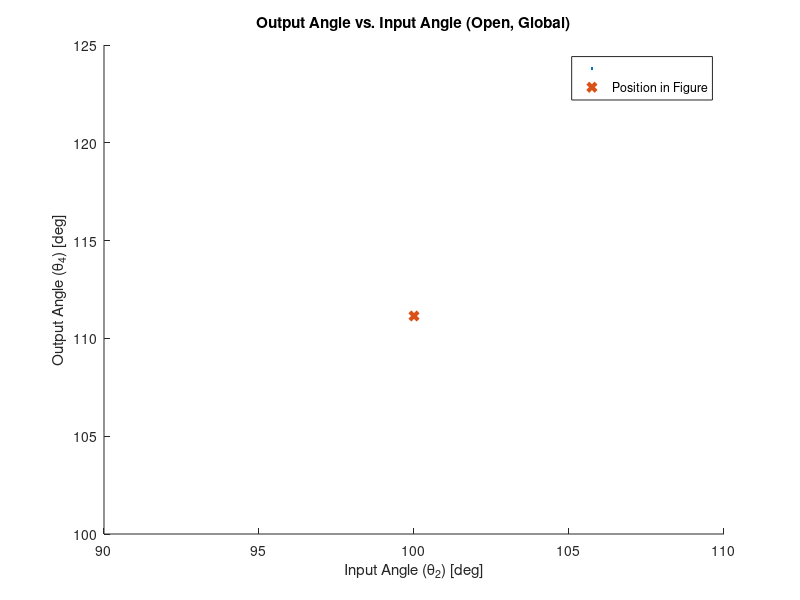
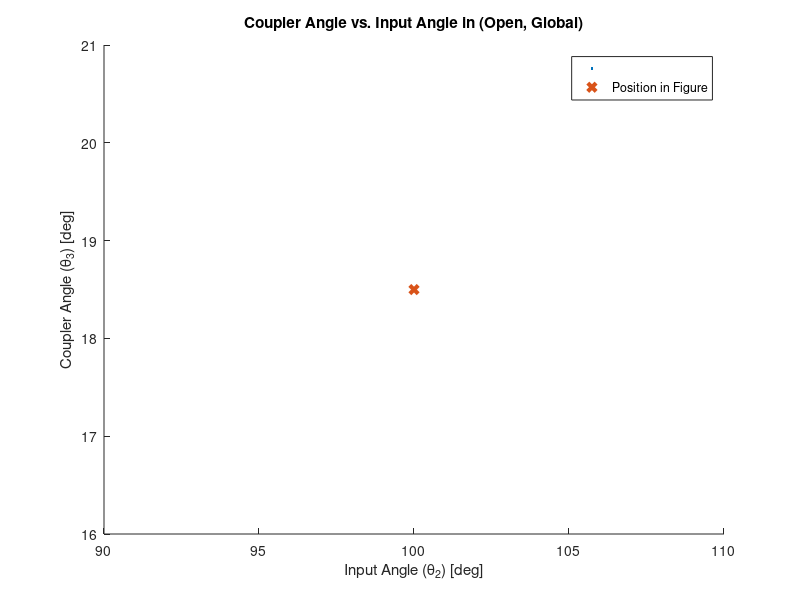
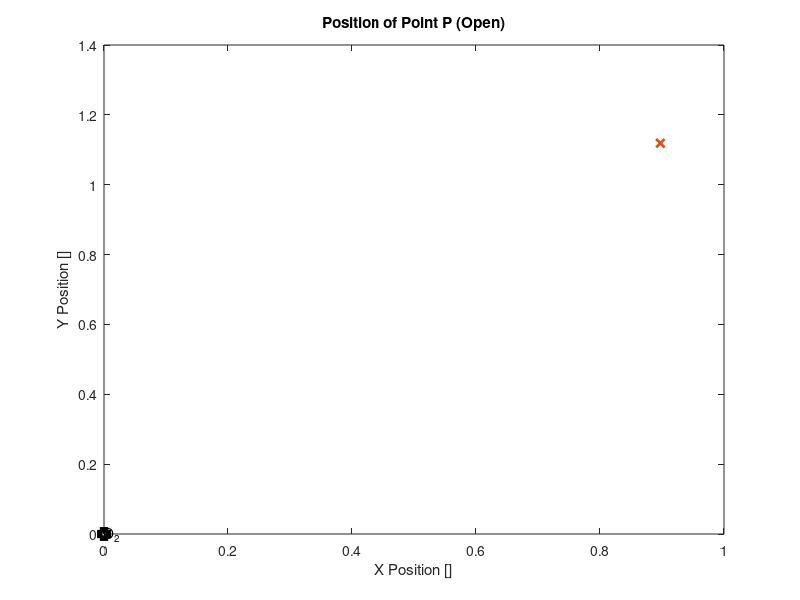
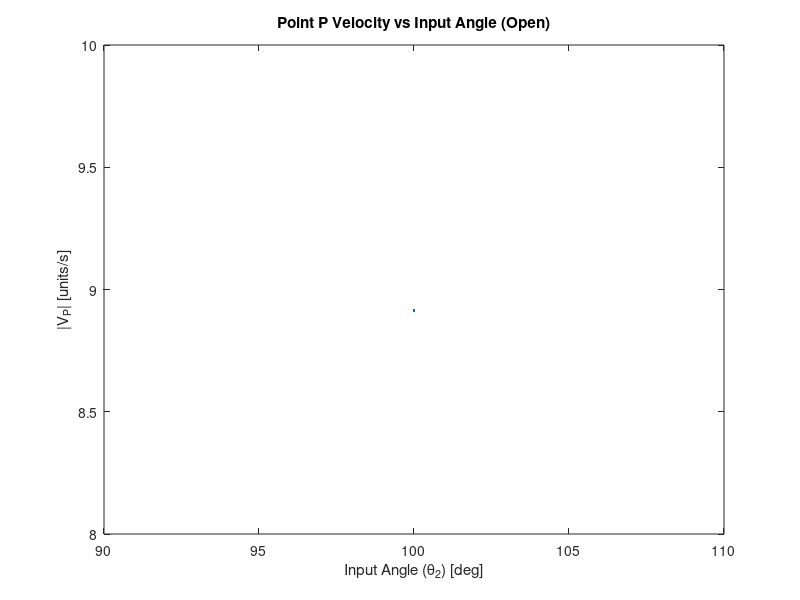

Recreate these plots in MATLAB, in order.
%% ME480 Mechanism Solver
%Author: Michael Pagan
clc, clear, close all

%% 4 Bar Pin Joint Mechanism Parameters
% Link lengths
a = 0.785; %input (crank) length
b = 0.356; %coupler length
c = 0.95; %output length
d = 0.544; %ground length

% transform between local and global coordinates
theta1 = (0); %ccw angle from local +x axis to global X axis
     %local +x points from crank ground to ouput ground (O2 to O4)
     
% point of interest P on linkage
P_link = 'b'; %define which link the point is on: 'a' 'b' or 'c'
p = 1.09; %distance from link pin joint to desired point P (e.g. AP)
delta = 0; %fixed angle between selected link vector and point vector on 
                %link. e.g. angle between AB and AP. cw = negative
                
% position of mechanism shown in figure
theta2_fig_g = 100; %approximate theta 2 for determining configuration of 
                    %figure. Global system. Must be between 0-360 deg.
theta2_fig_l = theta2_fig_g + theta1;                    
theta3_fig_g = 20; %approximate theta 3 for determining configuration of 
                    %figure. Global system. Must be between 0-360 deg.
omega_2 = 100*2*pi/60; %input velocity

%Custom input range for crank in local coordinates
override_togs = 1; %change to 1 to use custom range
custom_input = theta2_fig_l; %specify custom range LOCAL coordinates

%% Crank-Slider Mechanism Parameters
% link lengths
a_cs = c; %crank-slider crank
b_cs = 5.40; %crank-slider coupler
c_cs = 0; %crank-slider offset: normal distance from O2_cs to slider dof

% define crank of crank-slider
fourbarlink_equivalent = 'c';
connection = 'p'; %end point of crank-slider crank link. e.g. if 4bar
                %precedes crank-slider and 4bar output is the cs input,'c'

theta3_cs_fig_g = 315; %approximate theta 3 of crank slider. 
                    %for determining configuration of figure
                    %Global system. Must be between 0-360 deg.
                    
%No edits must be made below this header%    
%%%%%%%%%%%%%%%%%%%%%%%%%%%%%%%%%%%%%%%%%%%%%%%%%%%%%%%%%%%%%%%%%%%%%%%%%%
%   _  _     ____          _____    _____ _____ _   _ 
%  | || |   |  _ \   /\   |  __ \  |  __ \_   _| \ | |
%  | || |_  | |_) | /  \  | |__) | | |__) || | |  \| |
%  |__   _| |  _ < / /\ \ |  _  /  |  ___/ | | | . ` |
%     | |   | |_) / ____ \| | \ \  | |    _| |_| |\  |
%     |_|   |____/_/    \_\_|  \_\ |_|   |_____|_| \_|
%%%%%%%%%%%%%%%%%%%%%%%%%%%%%%%%%%%%%%%%%%%%%%%%%%%%%%%%%%%%%%%%%%%%%%%%%%                                                   
%% Toggle Positions
% Grashof determination
links = [a,b,c,d];
grash = 0; %flag for grashof
if (max(links)+ min(links)) <= sum(links)-(max(links)+ min(links))
    disp('GRASHOF MECHANISM')
    grash = 1;
else
    disp('NON-GRASHOF MECHANISM')
end

% Determine toggle points
%Flags for number of toggles
Onetog = 0;
Twotog = 0;
Notog = 0;

% Test for NaN case
tog1_inards = (a^2+d^2-b^2-c^2)/(2*a*d)+b*c/(a*d);
tog2_inards = (a^2+d^2-b^2-c^2)/(2*a*d)-b*c/(a*d);

% Calculate the two toggle positions, in local coordinates
if xor((abs(tog1_inards) > 1), (abs(tog2_inards) > 1))
    %checks that ONLY one of the toggle equations is valid
    Onetog = 1; %flag that we have opposite/equal togs
    disp('EQUAL AND OPPOSITE TOGGLE POSITIONS')
    if abs(tog1_inards) < 1 %plus case is valid
        theta_tog1_l = (acosd(tog1_inards)); %plus
        theta_tog2_l = -theta_tog1_l;

    else %minus case is valid
        theta_tog2_l = (acosd(tog2_inards)); % minus
        theta_tog1_l = -theta_tog2_l;
    end
elseif (abs(tog1_inards) > 1) && (abs(tog2_inards) > 1) 
    %checks that NEITHER toggle equations are valid
    disp('NO TOGGLE POSITIONS')
    Notog = 1;
else %both toggle equations must be valid
    disp('TWO UNIQUE TOGGLE POSITIONS')
    Twotog = 1;
    theta_tog1_l = (acosd(tog1_inards)); % plus
    theta_tog2_l = (acosd(tog2_inards)); % minus
end

%% Create input vector for current configuration
%determine if approximate theta 2 is between cw or ccw range of togs
if not(Notog)
    %create vector with original toggle points
    togs_l = [theta_tog1_l, theta_tog2_l];
    % create vector with positive toggle points
    togs_l_pos = togs_l + 360.*(togs_l < 0);
    % convert to global
    togs_g = togs_l_pos - theta1;
    
    if theta2_fig_l < max(togs_l_pos) && theta2_fig_g > min(togs_l_pos)
        toggle_dir = 1; %in this case the configuration lies in the ccw range
                        %of the toggle positions
    else
        toggle_dir = 0; %else configuration must be in the cw range
    end
end

%case for opposite and equal toggle angles. abs will be 0 to 180 deg
if override_togs > 0
    theta2l = custom_input;
    theta2g = theta2l - theta1;
else
    if Onetog
        % case for opposite and equal toggle angles
        if toggle_dir < 1 %from positive tog through +x axis to negative tog
            theta2l = flip(min(togs_l):0.5:max(togs_l)); %local
            theta2l = theta2l + 360.*(theta2l < 0);
        else % from positive tog through -x axis to negative tog
            theta2l = min(togs_l_pos):0.5:max(togs_l_pos); %local
        end

    elseif Twotog
        %case for two unique toggle points. togs will be [0 , 180] deg local
        % direction irrelevant bc range does not cross x axis
        theta2l = min(togs_l):0.5:max(togs_l); %local

    elseif grash
        %case for no toggle points. Input angle theta 2 can go 360 deg
        theta2l = 0:0.5:360;
        theta2g = theta2l;
    end
end

% convert local input range to global
if not(Notog)
    theta2g = theta2l - theta1;
    theta2g = theta2g + 360.*(theta2g < 0);
end

% Make all negative input angles positive
theta2l = theta2l + 360.*(theta2l < 0);

%% Calculated Parameters
k1 = d/a;
k2 = d/c;
k3 = (a^2-b^2+c^2+d^2)/(2*a*c);
k4 = d/b;
k5 = (c^2-d^2-a^2-b^2)/(2*a*b);

A = cosd(theta2l)-k1-k2*cosd(theta2l)+k3;
B = -2*sind(theta2l);
C = k1-(k2+1)*cosd(theta2l)+k3;
D = cosd(theta2l)-k1+k4*cosd(theta2l)+k5;
E = -2*sind(theta2l);
F = k1 + (k4-1)*cosd(theta2l)+k5;

%% Output Angle Theta 4

%OPEN CONFIGURATION
%calculate the open configuration output angle. "Minus" eq
%find and remove imaginary input arguments
Q_m4 = (-B-sqrt(B.^2-4*A.*C));
Q_m4(imag(Q_m4) ~= 0) = NaN;
%calculate the angle
theta4open_l = (2*atan2d(Q_m4, 2*A)); %local,
%convert to global. We only report output angles in global.
theta4open_g = theta4open_l - theta1;
%find and correct large and/or negative angles
for j = 1:2 %loop through twice for angles < -360
    theta4open_g = theta4open_g + 360.*(theta4open_g < 0);
end

%CLOSED CONFIGURATION
%calculate the closed configuration output angle. "Plus" eq
%find and remove imaginary input arguments
Q_p4 = (-B+sqrt(B.^2-4*A.*C));
Q_p4(imag(Q_p4) ~= 0) = NaN;
%calculate the angle
theta4closed_l = (2*atan2d(Q_p4,2*A));%local,
%convert to global
theta4closed_g = theta4closed_l - theta1;
%find and correct large and/or negative angles
for j = 1:2
    theta4closed_g = theta4closed_g + 360.*(theta4closed_g < 0);
end

%DEPICTED CONFIGURATION
%calculate D,E,F for the current position
A_fig = cosd(theta2_fig_l)-k1-k2*cosd(theta2_fig_l)+k3;
B_fig = -2*sind(theta2_fig_l);
C_fig = k1-(k2+1)*cosd(theta2_fig_l)+k3;
%calculate closed theta 3 for current position
theta4closed_fig_l = (2*atan2d(-B_fig+sqrt(B_fig.^2-4*A_fig.*C_fig),...
                                    2*A_fig)); %local, plus
%convert to global                  
theta4closed_fig_g = theta4closed_fig_l - theta1; 

%calculate open theta 3 for current position
theta4open_fig_l = 2*atan2d(-B_fig-sqrt(B_fig.^2-4*A_fig.*C_fig),...
                                    2*A_fig); %local, minus
%convert to global                    
theta4open_fig_g = theta4open_fig_l - theta1;

%make sure angles are 0-360
for k = 1:2
    theta4open_fig_g = theta4open_fig_g + 360.*(theta4open_fig_g < 0);
    theta4closed_fig_g = theta4closed_fig_g + 360.*(theta4closed_fig_g < 0);
end

%% Coupler Angle Theta 3

%OPEN CONFIGURATION
%calculate the open configuration coupler angle. "Minus case"
%find and remove imaginary input arguments
Q_m3 = (-E-sqrt(E.^2-4*D.*F));
Q_m3(imag(Q_m3) ~= 0) = NaN;
%calculate the angle
theta3open_l = (2*atan2d(Q_m3,2*D));%local, 
%convert to global
theta3open_g = theta3open_l - theta1;
%find and correct negative angles
for j = 1:2
    theta3open_g = theta3open_g + 360.*(theta3open_g < 0);
end

%CLOSED CONFIGURATION
%calculate the closed configuration coupler angle. "Plus case:"
%find and remove imaginary input arguments
Q_p3 = (-E+sqrt(E.^2-4*D.*F));
Q_p3(imag(Q_p3) ~= 0) = NaN;
%calculate the angle
theta3closed_l = (2*atan2d(Q_p3, 2*D)); %local, plus
%convert to global
theta3closed_g = theta3closed_l - theta1; %
for j = 1:2
    theta3closed_g = theta3closed_g + 360.*(theta3closed_g < 0);
end

%DEPICTED CONFIGURATION
%calculate current coupler angle in given figure based on estimated theta2
%calculate D,E,F for the current position
D_fig = cosd(theta2_fig_l)-k1+k4*cosd(theta2_fig_l)+k5;
E_fig = -2*sind(theta2_fig_l);
F_fig = k1 + (k4-1)*cosd(theta2_fig_l)+k5;
%calculate closed theta 3 for current position
theta3closed_fig_l = (2*atan2d((-E_fig+sqrt(E_fig.^2-4*D_fig.*F_fig)),...
                      2*D_fig)); %local, plus
%convert to global                  
theta3closed_fig_g = theta3closed_fig_l - theta1; 

%calculate open theta 3 for current position
theta3open_fig_l = (2*atan2d((-E_fig-sqrt(E_fig.^2-4*D_fig.*F_fig)),...
                        2*D_fig));%local, 
%convert to global                    
theta3open_fig_g = theta3open_fig_l - theta1;

%make sure angles are 0-360
for k = 1:2
    theta3open_fig_g = theta3open_fig_g + 360.*(theta3open_fig_g < 0);
    theta3closed_fig_g = theta3closed_fig_g + 360.*(theta3closed_fig_g < 0);
end

%% Determine Configuration of Depiction in Figure
%check if open or closed coupler angle is closer to visually-estimated
    %coupler angle in figure. Comparison of absolute differences
if abs(theta3open_fig_g-theta3_fig_g) > abs(theta3closed_fig_g-theta3_fig_g)
    disp('FIGURE DEPICTS THE CLOSED CONFIGURATION')
    % flags for open/closed
    closed = 1;
    open = 0;
    
    theta3current_fig_g = theta3closed_fig_g;
    theta4current_fig_g = theta4closed_fig_g;
    
    theta3g = theta3closed_g;
    theta4g = theta4closed_g;
else
    disp('FIGURE DEPICTS THE OPEN CONFIGURATION')
    % flags for open/closed
    open = 1;
    closed = 0; 
    
    theta3current_fig_g = theta3open_fig_g;
    theta4current_fig_g = theta4open_fig_g;
    
    theta3g = theta3open_g;
    theta4g = theta4open_g;
end

%ensure the angles are (0-360)
for k = 1:2
    theta3current_fig_g = theta3current_fig_g + 360.*(theta3current_fig_g < 0);
    theta3current_fig_g = theta3current_fig_g - 360.*(theta3current_fig_g > 360);
    theta4current_fig_g = theta4current_fig_g + 360.*(theta4current_fig_g < 0);
    theta4current_fig_g = theta4current_fig_g - 360.*(theta4current_fig_g > 360);
end

%% Print Relevant Values
if length(theta2g) == 1
    fprintf('For Theta2g = %.3f:\nTheta3g = %.3f\n',theta2g, theta3g)
    fprintf('Theta4g = %.3f\n\n', theta4g)
    fprintf('Angles shown in the figure:\nTheta2g_fig = %.3f:\n',...
        theta2_fig_g)
    fprintf('Theta3g_fig = %.3f\nTheta4g_fig = %.3f\n\n', ...
        theta3current_fig_g, theta4current_fig_g)
end

%% Plot Coupler and Output Angles
figure(1)
hold on
plot(theta2g, theta4g,'.')
xlabel('Input Angle (\theta_2) [deg]')
ylabel('Output Angle (\theta_4) [deg]')
plot(theta2_fig_g, theta4current_fig_g, 'x','linewidth',3)
legend( '', 'Position in Figure')
if open
    title('Output Angle vs. Input Angle (Open, Global)')
else
    title('Output Angle vs. Input Angle (Closed, Global)')
end

figure(2)
hold on
plot(theta2g, theta3g, '.');
xlabel('Input Angle (\theta_2) [deg]')
ylabel('Coupler Angle (\theta_3) [deg]')
plot(theta2_fig_g, theta3current_fig_g, 'x','linewidth',3)
legend('','Position in Figure')
if open
    title('Coupler Angle vs. Input Angle in (Open, Global)')
else
    title('Coupler Angle vs. Input Angle in (Closed, Global)')
end

%% Point P on Coupler
%find the vector P in global space. 
if P_link == 'a' %point P is on link a (input). Pinned at O2
    %find angle of  O2P
    thetaP_g = theta2g + delta;
    
    % P-> = AP-> relative to O2
    P = p*cosd(thetaP_g) + 1i*p*sind(thetaP_g);  
    
    %current position of point P
    thetaPcurrent_g = theta2_fig_g + delta;
    P_current = p*cosd(thetaPcurrent_g) + 1i*p*sind(thetaPcurrent_g);  
    
elseif P_link == 'b' %point P is on link b (coupler). Pinned at A
    %find angle of AP
    thetaP_g = theta3g + delta;
    
    %P-> = AB-> + BP-> relative to O2
    P = a*cosd(theta2g) + p*cosd(thetaP_g) + ...
        1i*(a*sind(theta2g) + p*sind(thetaP_g));
    
    %current position of point P
    thetaPcurrent_g = theta3current_fig_g + delta;
    P_current = a*cosd(theta2_fig_g) + p*cosd(thetaPcurrent_g) + ...
        1i*(a*sind(theta2_fig_g) + p*sind(thetaPcurrent_g));
    
elseif P_link == 'c' %point P is on link c (output)
    %find angle O4P
    thetaP_g = theta4g + delta;
                                       
    
    % P-> = O2P-> relative to O4
    P = p*cosd((thetaP_g)) + 1i*p*sind((thetaP_g));

    %current position of point P relative to O4
    thetaPcurrent_g = theta4current_fig_g + delta;
    P_current = p*cosd(thetaPcurrent_g) + 1i*p*sind(thetaPcurrent_g); 
    
else %point P link incorrectly defined
    disp('Incorrect definition of link for point P. Check  var ''P_link''')
end

Px = real(P);
Py = imag(P);
Px_current = real(P_current);
Py_current = imag(P_current);

%% Plot Position on Coupler

figure(4)
daspect([1 1 1]);
plot(Px, Py, '.')
xlabel('X Position []')
ylabel('Y Position []')

if open
    title('Position of Point P (Open)')
else
    title('Position of Point P (Closed)')
end

hold on
%plot current position of P
plot(Px_current, Py_current, 'x','linewidth',2)

%plot and label the origin
plot(0,0,'ks','linewidth', 4)
if P_link == 'b' || P_link == 'a' %O2 is at the origin
    text(.05*range([Px]),0, {'O_2'})
elseif P_link == 'c' %O4 is at origin
    text(.05*range([Px]),0, {'O_4'})
end

%% Velocity Analysis
omega_3 = a*omega_2/b .* (sind(theta4g-theta2g)./sind(theta3g-...
    theta4g));
omega_4 = a*omega_2/c .* (sind(-theta3g+theta2g)./sind(theta4g-...
    theta3g));

% filter out very high velocities
omega_3(abs(theta3g-theta4g) < 0.1) = NaN;
omega_4(abs(theta3g-theta4g) < 0.1) = NaN;

% velocity of A (crank end), is tangential to crank arc
VA_g = a*omega_2*(-sind(theta2g)+1i*cosd(theta2g));

% velocity of B relative to A
VBA_g = b*omega_3 .*(-sind(theta3g)+1i*cosd(theta3g));

% velocity of B, is tangential to output arc
VB_g = c*omega_4 .*(-sind(theta4g)+1i.*cosd(theta4g));

% velocity of P relative to A
VPA_g = p*omega_3 .* -sind(theta3g + delta) + 1i*p.*omega_3 ...
    .* cosd(theta3g+delta);
% velocity of P
VP_g = VA_g + VPA_g;

% velocity magnitudes
VA_mag = abs(VA_g);
VB_mag = abs(VB_g);
VP_mag = abs(VP_g);

%% Plot velocity
figure(5)
plot(theta2g, VP_mag, '.');
xlabel('Input Angle (\theta_2) [deg]')
ylabel('|V_P| [units/s]')

if open
    title('Point P Velocity vs Input Angle (Open)')
else
    title('Point P Velocity vs Input Angle (Closed)')
end

return
%%%%%%%%%%%%%%%%%%%%%%%%%%%%%%%%%%%%%%%%%%%%%%%%%%%%%%%%%%%%%%%%%%%%%%%%%%
%    _____ _____            _   _ _  __ _____ _      _____ _____  ______ 
%   / ____|  __ \     /\   | \ | | |/ // ____| |    |_   _|  __ \|  ____|
%  | |    | |__) |   /  \  |  \| | ' /| (___ | |      | | | |  | | |__   
%  | |    |  _  /   / /\ \ | . ` |  <  \___ \| |      | | | |  | |  __|  
%  | |____| | \ \  / ____ \| |\  | . \ ____) | |____ _| |_| |__| | |____ 
%   \_____|_|  \_\/_/    \_\_| \_|_|\_\_____/|______|_____|_____/|______|
%%%%%%%%%%%%%%%%%%%%%%%%%%%%%%%%%%%%%%%%%%%%%%%%%%%%%%%%%%%%%%%%%%%%%%%%%%                                                                       
%% Determine Configuration of Crank-Slider Mechanism

% find theta3cs open and closed for theta2cs_g, compare to theta3_cs_fig_g
% using absolute method again.




%% Velocity Analysis
theta2cs_g = thetaP_g;
% theta4cs_g, theta3cs_g



% assign crank-slider input as 4bar output if applicable
if fourbar_to_crankslider
    theta2cs_g = thetaP_g;
else %crank slider input
    theta2cs_g = 0:0.5:360; %there are no toggle positions for cs
end

theta3cs_closed_g = asind((a_cs*sind(theta2cs_closed_g)-c_cs)/b_cs);
d_cs_closed_g = a_cs*cosd(theta2cs_closed_g)-b_cs*cosd(theta3cs_closed_g);

theta3cs_open_g = asind(-(a_cs*sind(theta2cs_open_g)-c_cs)/b_cs)+180;
d_cs_open_g = a_cs*cosd(theta2cs_open_g)-b_cs*cosd(theta3cs_open_g);

%slider position must be >0 for this mechanism
d_cs_open_g(d_cs_open_g<0) = NaN;
d_cs_closed_g(d_cs_closed_g<0) = NaN;
%Plot the position of the slider
figure(6)
plot(d_cs_open_g, zeros(length(d_cs_open_g)),'.')
title('Slider Position')
xlabel('X Position [units]')
ylabel('Y Position [units]')
hold on
%Assuming pinned joint of crank is origin
plot(0,0,'ks','linewidth', 5)
daspect([1 1 1]);
text(.05*range(d_cs_open_g),0, {'O_2'})

%% Velocity of slider
omega2_cs = omega_4open;

omega3_cs_open = a_cs/b_cs * cosd(theta2cs_open_g)/cosd(theta3cs_open_g)...
    *omega2_cs;
omega3_cs_closed = a_cs/b_cs * cosd(theta2cs_closed_g)/cosd(theta3cs_closed_g)...
    *omega2_cs;

d_cs_dot_open = -a_cs*omega2_cs.*sind(theta2cs_open_g)+b_cs*omega3_cs_open...
    .*sind(theta3cs_open_g);
d_cs_dot_closed = -a_cs*omega2_cs.*sind(theta2cs_closed_g)+b_cs*omega3_cs_closed...
    .*sind(theta3cs_closed_g);

figure(7)
plot(theta2g, d_cs_dot_open, '.');
title('Slider Velocity vs Input Angle (Global)')
xlabel('Input Angle (\theta_2) [deg]')
ylabel('V_C [units/s]')
